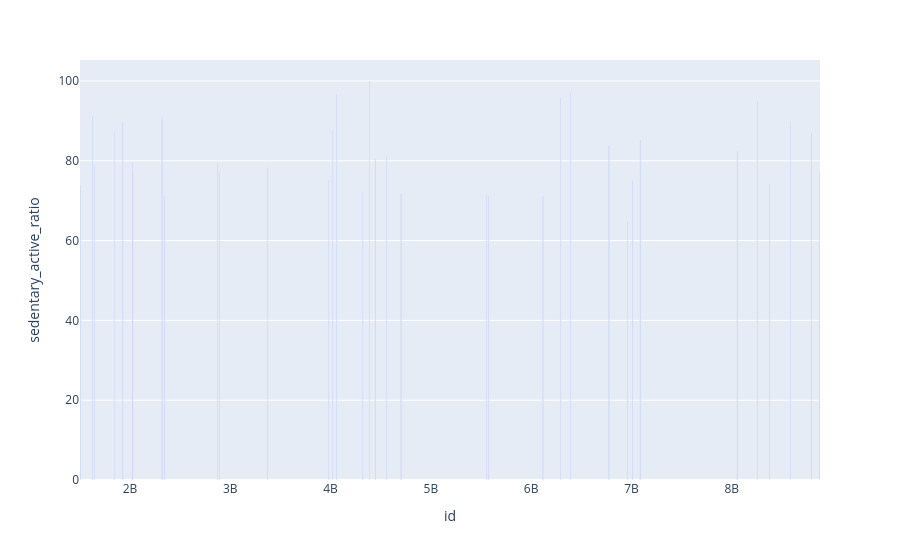

This figure's notebook cell:
### Markdown cell above
## Python Scripts for the Bellabeat Analysis

### Code cell
import numpy as np
import pandas as pd
import plotly.express as px
from pathlib import Path


data_file = Path(r'C:\Users\keith\Desktop\DATA ANALYTICS\0.2 GOOGLE COURSE\CAPSTONE PROJECT\Fitbit_Exercise_Data_Analysis\ANALYSIS\sql_saved_tables\01_sedentary_vs_active_time.csv')

df = pd.read_csv(data_file)

fig  = px.bar(df, x=df['id'],y=df['sedentary_active_ratio'])
fig.show()

### Figure 1 — Plotly figure (JSON) as saved in the notebook; plotly's stock layout.template omitted (floating-point values rounded to 4 significant figures)
{"data": [{"hovertemplate": "id=%{x}<br>sedentary_active_ratio=%{y}<extra></extra>", "legendgroup": "", "marker": {"color": "#636efa", "pattern": {"shape": ""}}, "name": "", "orientation": "v", "showlegend": false, "textposition": "auto", "type": "bar", "x": [4388161847, 6391747486, 4057192912, 6290855005, 8253242879, 1624580081, 2320127002, 8583815059, 1927972279, 4020332650, 1844505072, 8792009665, 7086361926, 6775888955, 8053475328, 4558609924, 4445114986, 2873212765, 2026352035, 1644430081, 3372868164, 2022484408, 2891001357, 8877689391, 3977333714, 7007744171, 8378563200, 1503960366, 4319703577, 4702921684, 5553957443, 5577150313, 2347167796, 6117666160, 6962181067], "xaxis": "x", "y": [100.0, 97.22, 96.53, 95.8, 94.92, 91.11, 90.75, 90.0, 89.58, 87.56, 87.5, 86.83, 85.08, 83.89, 82.36, 81.25, 80.4, 79.67, 79.5, 78.9, 78.3, 77.25, 77.25, 77.0, 75.08, 75.0, 74.08, 73.74, 72.25, 71.67, 71.5, 71.09, 71.07, 71.0, 64.93], "yaxis": "y"}], "layout": {"barmode": "relative", "legend": {"tracegroupgap": 0}, "margin": {"t": 60}, "xaxis": {"anchor": "y", "domain": [0, 1], "title": {"text": "id"}}, "yaxis": {"anchor": "x", "domain": [0, 1], "title": {"text": "sedentary_active_ratio"}}}}
